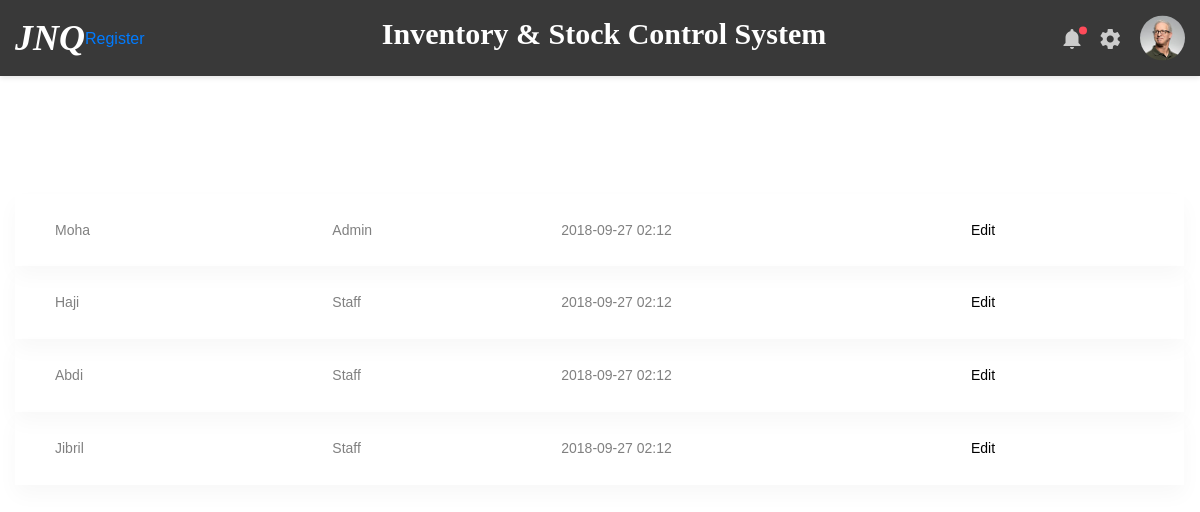
The app's page /view_users, older data.
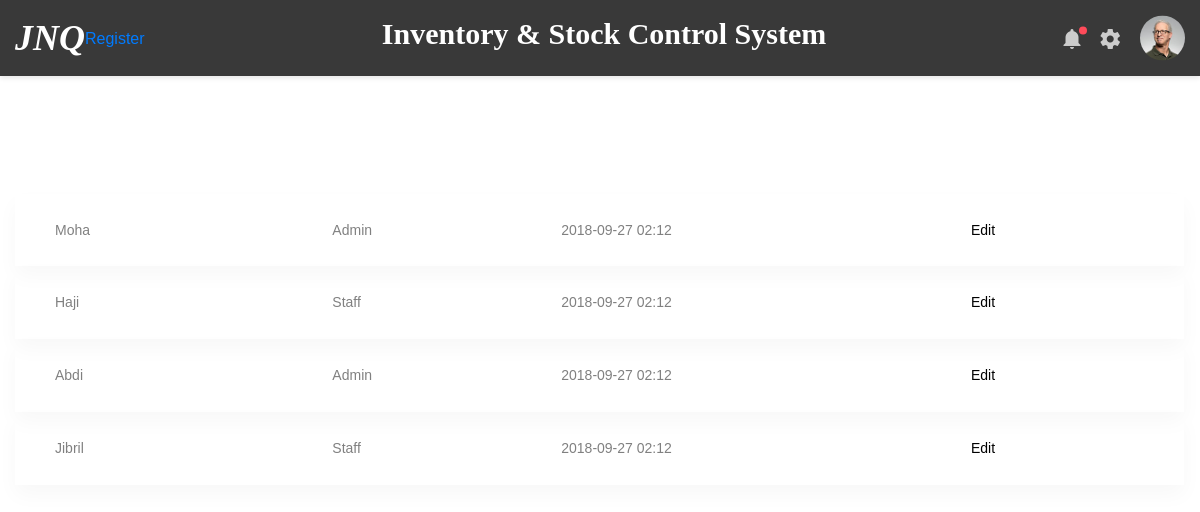
The same page, newer data.
### inventory/models.py (models this page shows)
class User(db.Model, UserMixin):
    id = db.Column(db.Integer, primary_key=True)
    username = db.Column(db.String(50), unique=True, nullable=False)
    password = db.Column(db.String(100), nullable=False)
    user_role = db.Column(db.String(30), nullable=False)
    date_registered = db.Column(db.DateTime, default=datetime.now)
    shops = db.relationship('Shop', backref='staff', lazy=True)
    stores = db.relationship('Store', backref='staff', lazy=True)
    shopkeepers = db.relationship('Shopkeeper', backref='user_details', lazy=True)

### inventory/routes.py (the view)
@app.route('/view_users', methods=['GET'])
def view_users():
    users = User.query.all()
    return render_template('view_users.html', users=users)

### inventory/templates/view_users.html
{% extends 'layout.html' %}
{% block content %}
    <section class="p-t-20">
        <div class="container">
            <div class="row" id="usersTableRow">
                <div class="col-md-12">
                    <div class="table-responsive table-responsive-data2">
                        <table class="table table-data2">
                            <thead>
                                <tr>
                                    <th style="color: white">Username</th>
                                    <th style="color: white">Role</th>
                                    <th colspan="2" style="color: white">Date Added</th>
                                </tr>
                            </thead>
                            <tbody>
                                {% for user in users %}
                                    <tr class="tr-shadow">
                                        <td>{{ user.username }}</td>
                                        <td>{{ user.user_role }}</td>
                                        <td>2018-09-27 02:12</td>
                                        <td><button>Edit</button></td>
                                    </tr>
                                {% endfor %}
                            </tbody>
                        </table>
                    </div>
                </div>
            </div>
        </div>
    </section>
{% endblock content%}

Row changes from the older to the newer data that the page shows:
changed User "Abdi": user_role "Staff" → "Admin"
